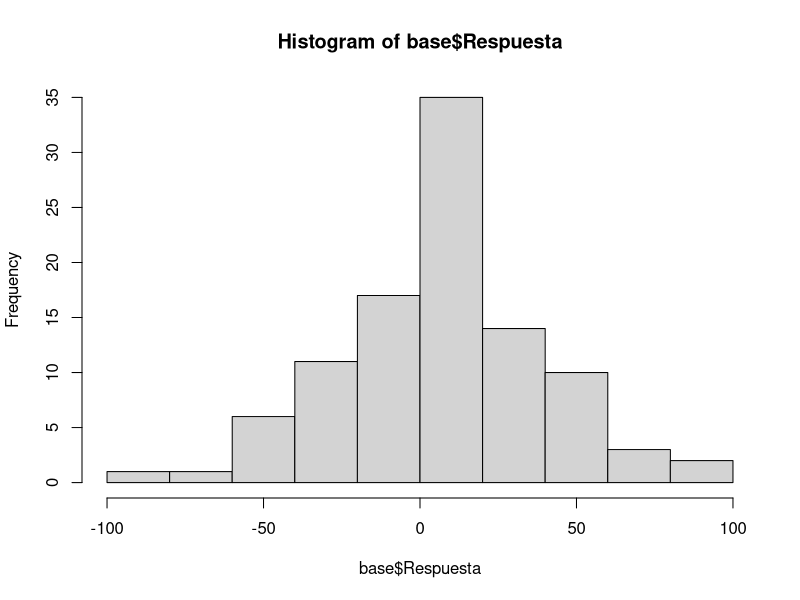
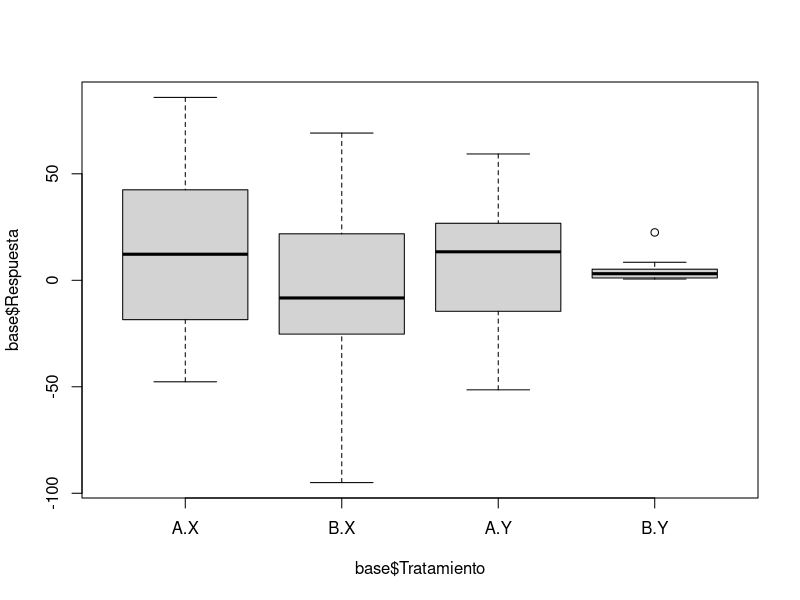

These figures' R source, in order:
## ---- chunk 1
library(dplyr)
## ---- chunk 2
f1=as.factor(rep(c("A","B"),10,each=5))
length(f1)
f2=as.factor(rep(c("X","Y"),5,each=10))
length(f2)
table(f1,f2)
base=data.frame("Factor1"=f1,"Factor2"=f2,"Tratamiento"=interaction(f1,f2))

base=base %>% 
  arrange(by=Tratamiento)

base
## ---- chunk 3
y1=rnorm(25,0,6^2)
y2=rnorm(25,2,6^2)
y3=rnorm(25,4,6^2)
y4=rexp(25,1/6)

y=c(y1,y2,y3,y4)

base$Respuesta=y
mean(y1)
base
## ---- chunk 4
mod=lm(Respuesta~f1*f2,data = base)
anova(mod)

hist(base$Respuesta)
boxplot(base$Respuesta~base$Tratamiento)
